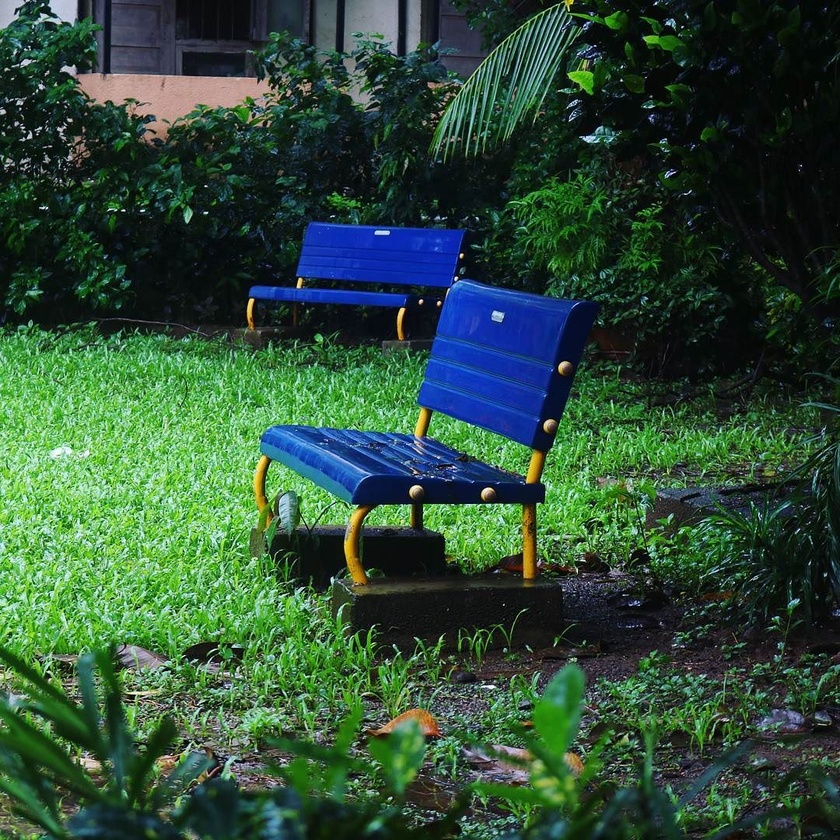
#> input picture assets/images/bombay-1.jpg, 840 x 840 px, shrunk from 1080 x 1080 before the run, found by its file name
$ jupyter execute 02_contextual_techniques.ipynb   (shell and % lines are left out)
#> lines starting #> are read from the running program, lines starting #| are printed output that depends on the picture
# Contextual Image Segmentation Techniques

Let's look at applying clustering on image for segmentation. Let's look at segmenting color images for this case.

[cell 1]
# importing libraries

import cv2
import numpy as np
import pandas as pd
import matplotlib.pyplot as plt

[cell 2]
# reading image using opencv

image = cv2.imread('..//images//bombay-1.jpg')
#> image is the input picture: shape (840, 840, 3); mean B, G, R 56.4, 77.2, 47.5
print('Image matrix shape {}'.format(image.shape))
#| Image matrix shape (840, 840, 3)

[cell 3]
image = cv2.cvtColor(image, cv2.COLOR_BGR2RGB)
image_g = cv2.cvtColor(image, cv2.COLOR_BGR2GRAY)
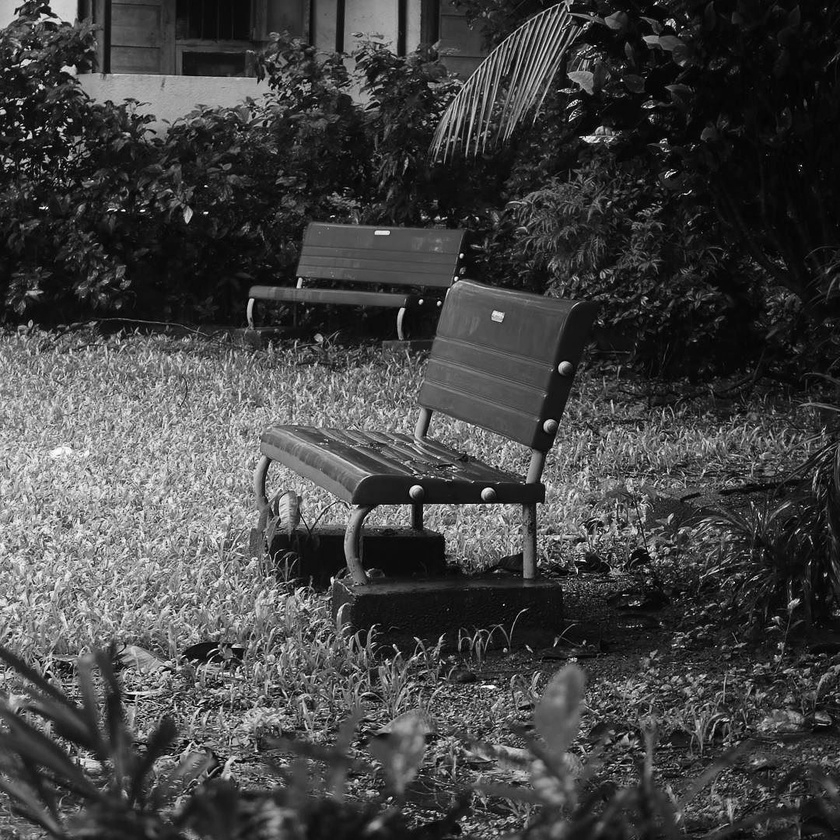
#> image_g: shape (840, 840); min 0, max 254, mean 67.6
print('Image matrix shape {}'.format(image_g.shape))
#| Image matrix shape (840, 840)


$ run again, with assets/images/bombay-2.jpg copied over assets/images/bombay-1.jpg
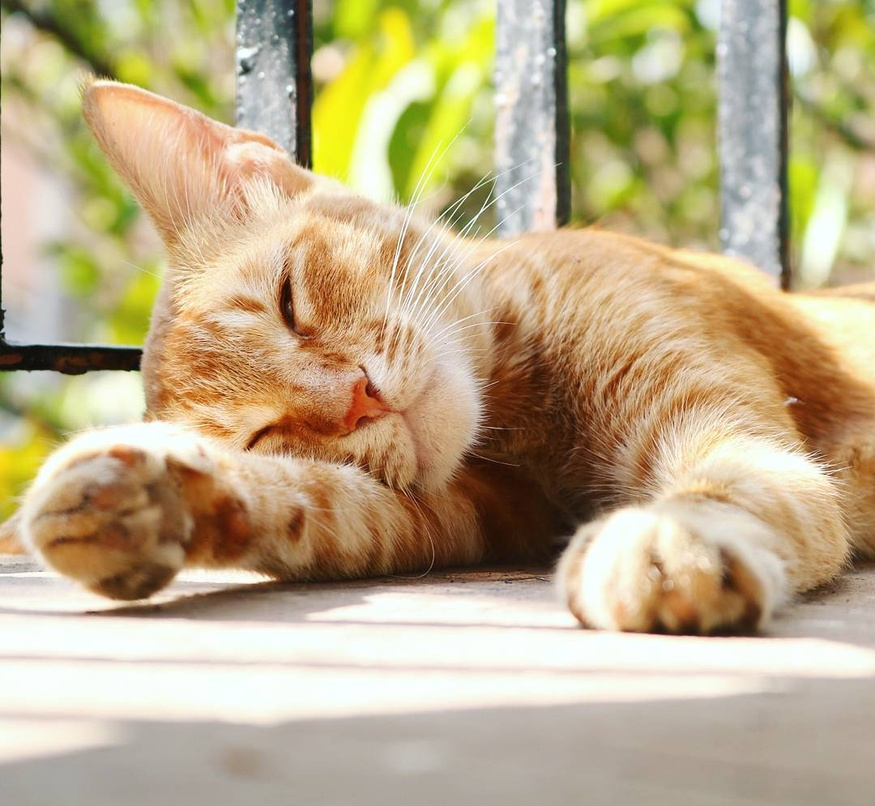
#> input picture assets/images/bombay-2.jpg, 875 x 806 px, shrunk from 1080 x 995 before the run, found by its file name
#> image is the input picture: shape (806, 875, 3); mean B, G, R 136.4, 172.9, 189.2
#| Image matrix shape (806, 875, 3)
#> `image_g = cv2.cvtColor(image, cv2.COLOR_BGR2GRAY)`:
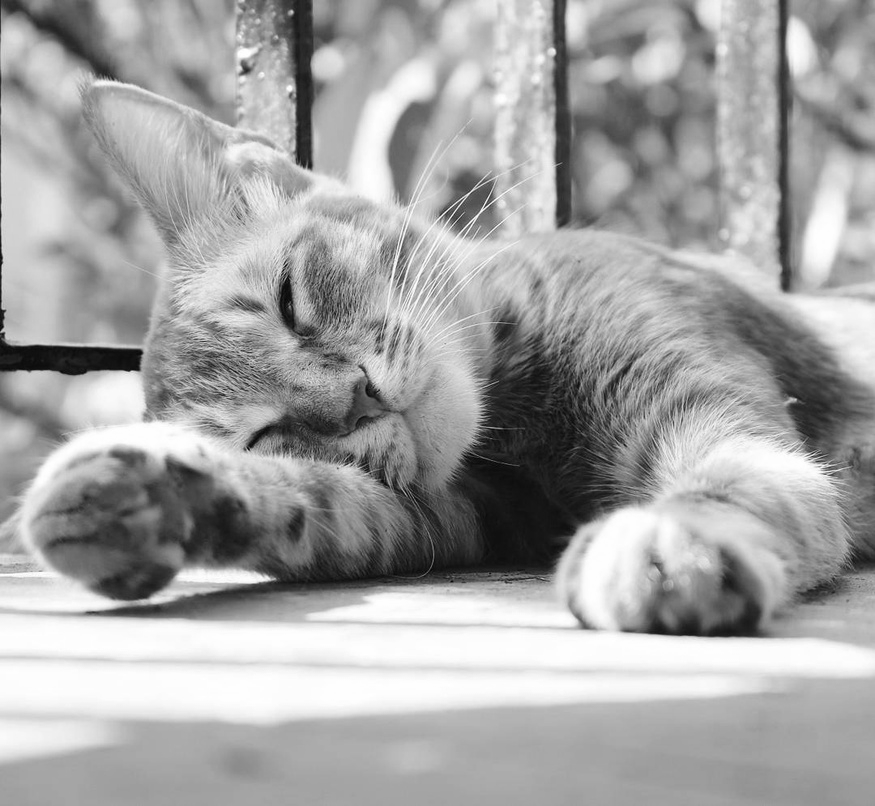
#> image_g: shape (806, 875); min 4, max 255, mean 163.9
#| Image matrix shape (806, 875)

$ run again, with assets/images/bombay-4.jpg copied over assets/images/bombay-1.jpg
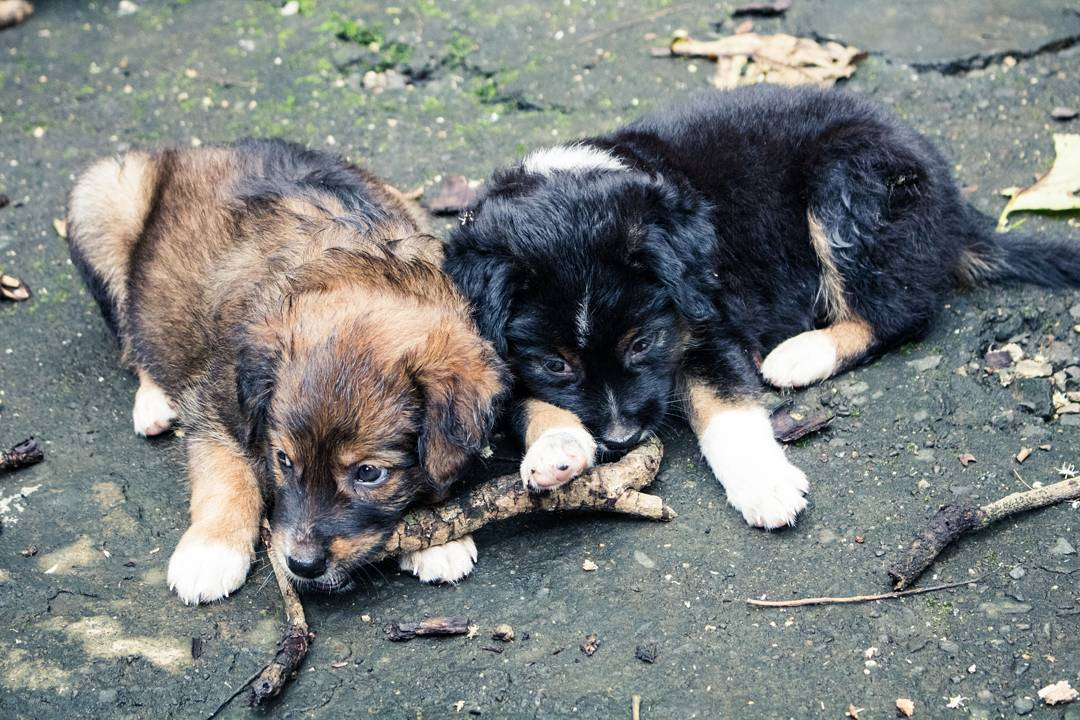
#> input picture assets/images/bombay-4.jpg, 1080 x 720 px, found by its file name
#> image is the input picture: shape (720, 1080, 3); mean B, G, R 124.9, 126.3, 121.7
#| Image matrix shape (720, 1080, 3)
#> `image_g = cv2.cvtColor(image, cv2.COLOR_BGR2GRAY)`:
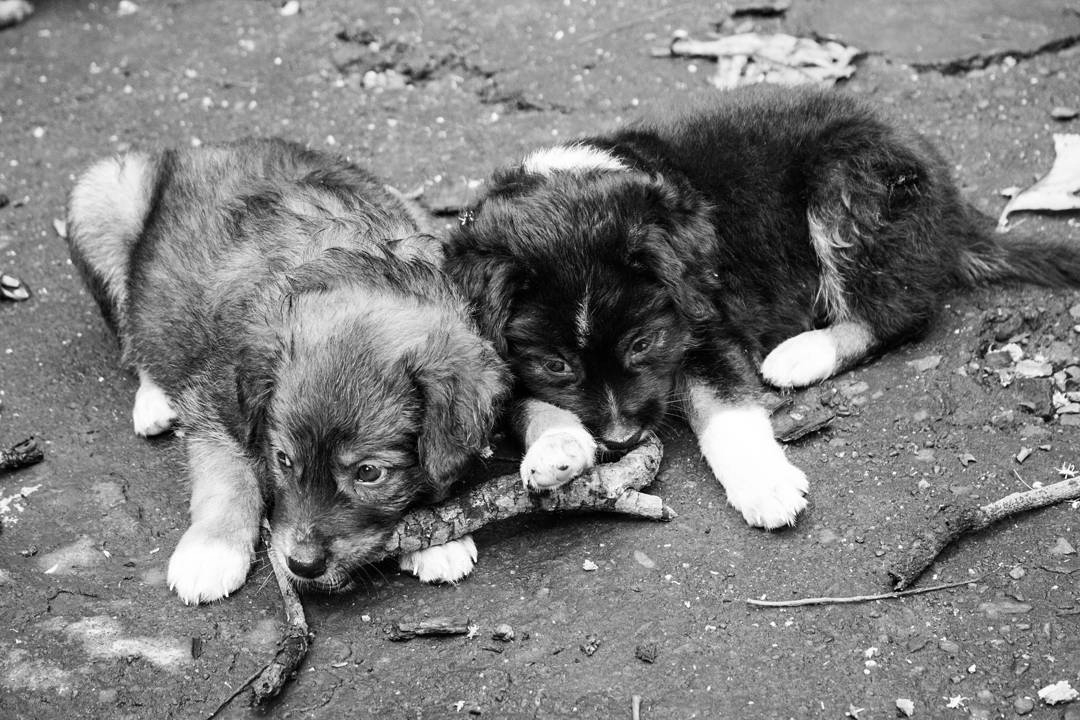
#> image_g: shape (720, 1080); min 0, max 255, mean 125.3
#| Image matrix shape (720, 1080)
